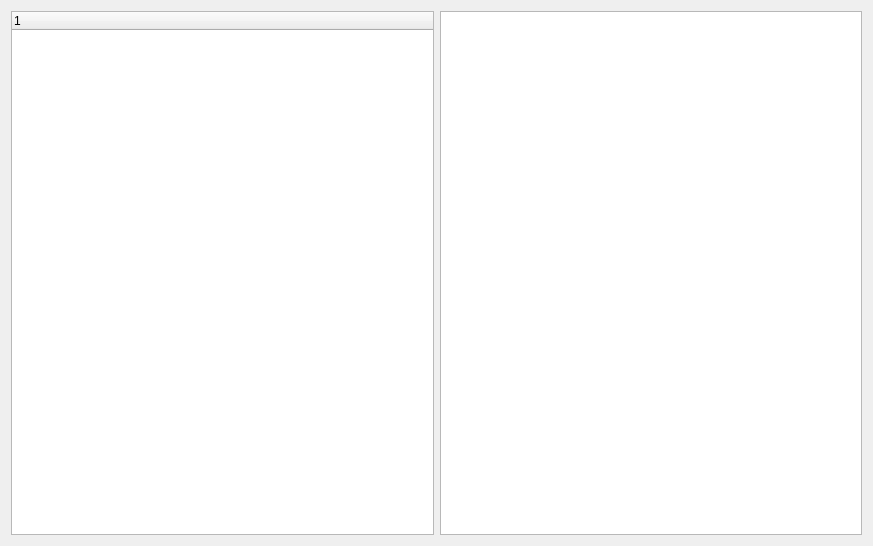
<?xml version="1.0" encoding="UTF-8"?>
<ui version="4.0">
 <class>CameraInfoForm</class>
 <widget class="QWidget" name="CameraInfoForm">
  <property name="geometry">
   <rect>
    <x>0</x>
    <y>0</y>
    <width>873</width>
    <height>546</height>
   </rect>
  </property>
  <property name="windowTitle">
   <string>Form</string>
  </property>
  <layout class="QGridLayout" name="gridLayout">
   <item row="0" column="0">
    <layout class="QHBoxLayout" name="horizontalLayout">
     <property name="sizeConstraint">
      <enum>QLayout::SetDefaultConstraint</enum>
     </property>
     <item>
      <widget class="QTreeWidget" name="treeWidget">
       <column>
        <property name="text">
         <string notr="true">1</string>
        </property>
       </column>
      </widget>
     </item>
     <item>
      <widget class="QListWidget" name="listWidget"/>
     </item>
    </layout>
   </item>
  </layout>
 </widget>
 <resources/>
 <connections/>
</ui>
